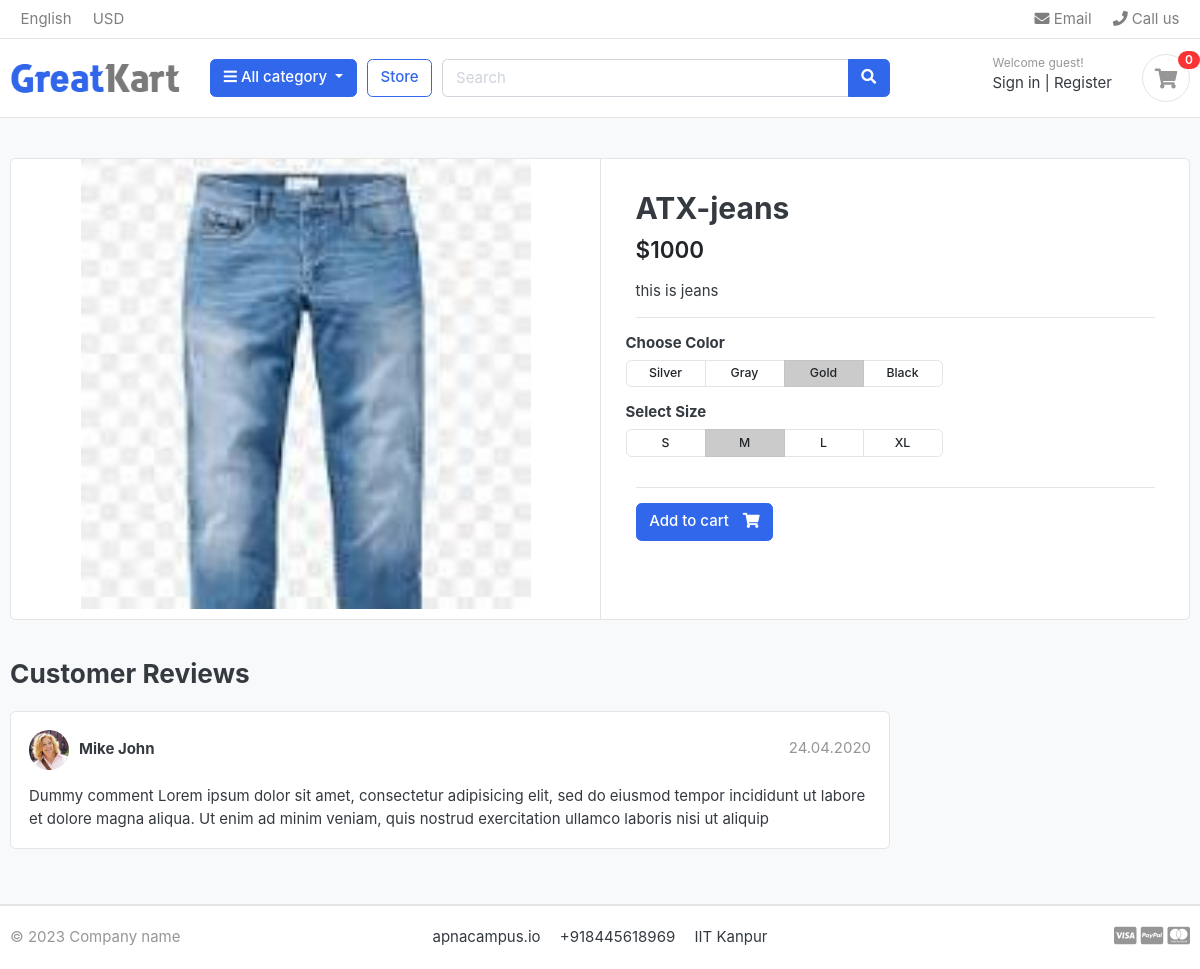
Page /store/jeans/atx-jeans/ on the committed database.
### store/models.py (models this page shows, shortened)
class Product(models.Model):
    product_name   = models.CharField(max_length =200, unique =True)
    slug           = models.SlugField(max_length=200,unique = True)
    description    = models.TextField(max_length = 500, blank = True)
    price          = models.IntegerField()
    images         = models.ImageField(upload_to='photos/products')
    stock          = models.IntegerField()
    is_available   = models.BooleanField(default = True)
    category       = models.ForeignKey(Category, on_delete=models.CASCADE)
    created_date   = models.DateTimeField(auto_now_add = True)
    modified_date  = models.DateTimeField(auto_now =True)

### store/views.py (the view)
# urls.py: path('<slug:category_slug>/<slug:product_slug>/', views.product_detail, name ='product_detail'),
def product_detail(request, category_slug, product_slug):
    try:
        single_product = Product.objects.get(category__slug=category_slug, slug=product_slug)
    except Exception as e:
        raise e
    context = {
        'single_product':single_product,
    }
    return render(request, 'store/product_detail.html',context)

### category/context_processors.py (called while the page is built)
def menu_links(request):
    links = Category.objects.all()
    return dict(links=links)

### category/models.py (called while the page is built)
    def get_url(self):
             return reverse('product_by_category', args =[self.slug])

### templates/store/product_detail.html
{% extends 'base.html' %}
{%load static %}
{% block content %}
<section class="section-content padding-y bg">
    <div class="container">
    <div class="card">
        <div class="row no-gutters">
            <aside class="col-md-6">
    <article class="gallery-wrap">
        <div class="img-big-wrap">
           <a href="#"><img src="{{ single_product.images.url }}"></a>
        </div>
    </article>
            </aside>
            <main class="col-md-6 border-left">
    <article class="content-body">
    <h2 class="title">{{ single_product.product_name }}</h2>
    <div class="mb-3">
        <var class="price h4">${{ single_product.price }}</var>
    </div>
    <p>{{single_product.description}}</p>
    <hr>
        <div class="row">
            <div class="item-option-select">
                <h6>Choose Color</h6>
                <div class="btn-group btn-group-sm btn-group-toggle" data-toggle="buttons">
                  <label class="btn btn-light">
                    <input type="radio" name="radio_color"> Silver
                  </label>
                  <label class="btn btn-light">
                    <input type="radio" name="radio_color" > Gray
                  </label>
                  <label class="btn btn-light active">
                    <input type="radio" name="radio_color checked"> Gold
                  </label>
                  <label class="btn btn-light">
                    <input type="radio" name="radio_color"> Black
                  </label>
                </div>
            </div>
        </div>
        <div class="row">
            <div class="item-option-select">
                <h6>Select Size</h6>
                <div class="btn-group btn-group-sm btn-group-toggle" data-toggle="buttons">
                  <label class="btn btn-light">
                    <input type="radio" name="radio_color"> S
                  </label>
                  <label class="btn btn-light active">
                    <input type="radio" name="radio_color" checked> M
                  </label>
                  <label class="btn btn-light">
                    <input type="radio" name="radio_color"> L
                  </label>
                  <label class="btn btn-light">
                    <input type="radio" name="radio_color"> XL
                  </label>
                </div>
            </div>
        </div>
        <hr>
        {%if single_product.stock <= 0  %}
           <h5 class ="text-danger">Out of Stock </h5>
           {% else %}
             <a href="{% url 'add_cart' single_product.id %}" class="btn  btn-primary"> <span class="text">Add to cart</span> <i class="fas fa-shopping-cart"></i>  </a>
           {% endif %}
    </article>
            </main>
        </div>
    </div>
    <br>
    <div class="row">
                <div class="col-md-9">
        <header class="section-heading">
            <h3>Customer Reviews </h3>
        </header>
        <article class="box mb-3">
            <div class="icontext w-100">
                <img src="{% static './images/avatars/avatar1.jpg' %}" class="img-xs icon rounded-circle">
                <div class="text">
                    <span class="date text-muted float-md-right">24.04.2020 </span>
                    <h6 class="mb-1">Mike John </h6>
                </div>
            </div>
            <div class="mt-3">
                <p>
                    Dummy comment Lorem ipsum dolor sit amet, consectetur adipisicing elit, sed do eiusmod
                    tempor incididunt ut labore et dolore magna aliqua. Ut enim ad minim veniam,
                    quis nostrud exercitation ullamco laboris nisi ut aliquip
                </p>
            </div>
        </article>
        </div>
    </div>
    </div>
    </section>
{% endblock %}

### static/css/ui.css (style rules this page uses)
html { font-family: "Inter", sans-serif; font-size: 15px; }
.content-body { flex: 1 1 auto; padding: 2rem 2.3rem; }
.img-xs, .img-sm, .img-md, .img-lg { -o-object-fit: cover; object-fit: cover; flex-shrink: 0; flex-grow: 0; }
.img-xs { width: 40px; height: 40px; }
.padding-y { padding-top: 40px; padding-bottom: 40px; }
var { font-style: normal; }
article:after, .form-group:after { display: block; clear: both; content: ""; }
.bg { background-color: #f8f9fa; }
.section-heading { margin-bottom: 20px; margin-top: 15px; }
p:last-child { margin-bottom: 0; }
.btn-light { background-color: #fff; border-color: #e4e4e4; }
.btn .text + i { margin-left: 10px; }
.icontext { display: inline-flex; align-items: center; vertical-align: middle; }
.icontext .text { width: 100%; line-height: 1.2; }
.icontext .icon { position: relative; margin-right: 10px; flex-shrink: 0; flex-grow: 0; }
.price { font-weight: 600; color: #212529; }
.box { padding: 18px; background: #fff; border-radius: 0.37rem; border: 1px solid #e4e4e4; }
.box img { max-width: 100%; }
.gallery-wrap .img-big-wrap { margin-bottom: 10px; border-radius: 0.37rem; overflow: hidden; background-color: #fff; }
.gallery-wrap .img-big-wrap a { text-align: center; display: block; }
.gallery-wrap .img-big-wrap img { height: 450px; width: auto; display: inline-block; }
.item-option-select { margin-bottom: 1rem; display: inline-block; margin-right: 15px; }
.item-option-select .btn { min-width: 80px; }

### rows in the picture
Product: images (picture), product_name "ATX-jeans", price "1000", description "this is jeans"
